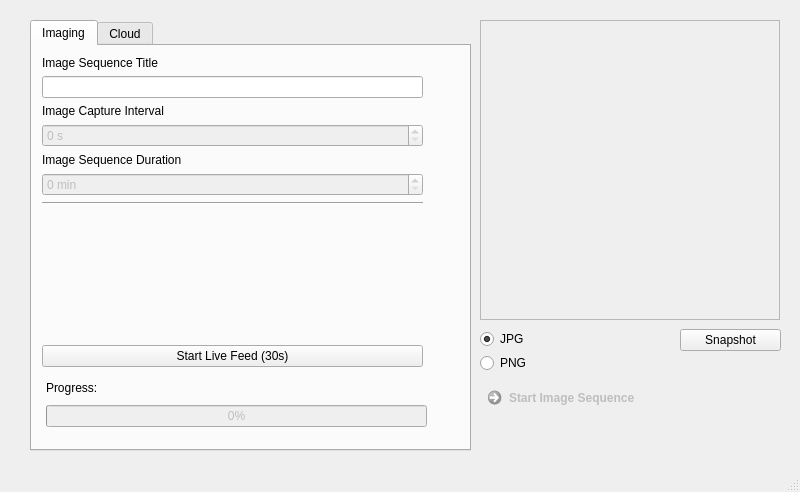
<?xml version="1.0" encoding="UTF-8"?>
<ui version="4.0">
 <class>MainWindow</class>
 <widget class="QMainWindow" name="MainWindow">
  <property name="geometry">
   <rect>
    <x>0</x>
    <y>0</y>
    <width>800</width>
    <height>492</height>
   </rect>
  </property>
  <property name="windowTitle">
   <string>FlashLapse Commad Point</string>
  </property>
  <property name="windowIcon">
   <iconset>
    <normaloff>../_image/icon.png</normaloff>../_image/icon.png</iconset>
  </property>
  <widget class="QWidget" name="centralwidget">
   <widget class="QLabel" name="Image_Frame">
    <property name="geometry">
     <rect>
      <x>480</x>
      <y>20</y>
      <width>300</width>
      <height>300</height>
     </rect>
    </property>
    <property name="frameShape">
     <enum>QFrame::StyledPanel</enum>
    </property>
    <property name="frameShadow">
     <enum>QFrame::Sunken</enum>
    </property>
    <property name="lineWidth">
     <number>5</number>
    </property>
    <property name="text">
     <string/>
    </property>
    <property name="pixmap">
     <pixmap>../_image/background.png</pixmap>
    </property>
    <property name="scaledContents">
     <bool>true</bool>
    </property>
   </widget>
   <widget class="QWidget" name="verticalLayoutWidget">
    <property name="geometry">
     <rect>
      <x>480</x>
      <y>330</y>
      <width>91</width>
      <height>42</height>
     </rect>
    </property>
    <layout class="QVBoxLayout" name="verticalLayout_4">
     <item>
      <widget class="QRadioButton" name="JPG">
       <property name="text">
        <string>JPG</string>
       </property>
       <property name="checked">
        <bool>true</bool>
       </property>
      </widget>
     </item>
     <item>
      <widget class="QRadioButton" name="PNG">
       <property name="text">
        <string>PNG</string>
       </property>
      </widget>
     </item>
    </layout>
   </widget>
   <widget class="QTabWidget" name="Control_Tab">
    <property name="geometry">
     <rect>
      <x>30</x>
      <y>20</y>
      <width>441</width>
      <height>431</height>
     </rect>
    </property>
    <property name="currentIndex">
     <number>0</number>
    </property>
    <widget class="QWidget" name="Imaging">
     <attribute name="title">
      <string>Imaging</string>
     </attribute>
     <widget class="QWidget" name="layoutWidget">
      <property name="geometry">
       <rect>
        <x>10</x>
        <y>10</y>
        <width>381</width>
        <height>311</height>
       </rect>
      </property>
      <layout class="QVBoxLayout" name="verticalLayout_3">
       <item>
        <layout class="QVBoxLayout" name="verticalLayout">
         <item>
          <widget class="QLabel" name="Image_Title">
           <property name="text">
            <string>Image Sequence Title</string>
           </property>
          </widget>
         </item>
         <item>
          <widget class="QLineEdit" name="IST_Editor">
           <property name="enabled">
            <bool>true</bool>
           </property>
          </widget>
         </item>
         <item>
          <widget class="QLabel" name="Image_Interval">
           <property name="text">
            <string>Image Capture Interval</string>
           </property>
          </widget>
         </item>
         <item>
          <widget class="QSpinBox" name="ICI_spinBox">
           <property name="enabled">
            <bool>false</bool>
           </property>
           <property name="suffix">
            <string> s</string>
           </property>
           <property name="maximum">
            <number>9999999</number>
           </property>
          </widget>
         </item>
        </layout>
       </item>
       <item>
        <layout class="QVBoxLayout" name="verticalLayout_2">
         <item>
          <widget class="QLabel" name="Image_Duration">
           <property name="text">
            <string>Image Sequence Duration</string>
           </property>
          </widget>
         </item>
         <item>
          <widget class="QSpinBox" name="ISD_spinBox">
           <property name="enabled">
            <bool>false</bool>
           </property>
           <property name="suffix">
            <string> min</string>
           </property>
           <property name="maximum">
            <number>9999999</number>
           </property>
          </widget>
         </item>
         <item>
          <widget class="Line" name="line">
           <property name="orientation">
            <enum>Qt::Horizontal</enum>
           </property>
          </widget>
         </item>
         <item>
          <spacer name="verticalSpacer">
           <property name="orientation">
            <enum>Qt::Vertical</enum>
           </property>
           <property name="sizeType">
            <enum>QSizePolicy::Expanding</enum>
           </property>
           <property name="sizeHint" stdset="0">
            <size>
             <width>20</width>
             <height>120</height>
            </size>
           </property>
          </spacer>
         </item>
        </layout>
       </item>
       <item>
        <widget class="QPushButton" name="Live_Feed">
         <property name="text">
          <string>Start Live Feed (30s)</string>
         </property>
        </widget>
       </item>
      </layout>
     </widget>
     <widget class="QWidget" name="layoutWidget">
      <property name="geometry">
       <rect>
        <x>14</x>
        <y>330</y>
        <width>381</width>
        <height>51</height>
       </rect>
      </property>
      <layout class="QVBoxLayout" name="verticalLayout_6">
       <item>
        <widget class="QLabel" name="Progress_Label">
         <property name="text">
          <string>Progress:</string>
         </property>
        </widget>
       </item>
       <item>
        <widget class="QProgressBar" name="Progress_Bar">
         <property name="enabled">
          <bool>false</bool>
         </property>
         <property name="value">
          <number>0</number>
         </property>
        </widget>
       </item>
      </layout>
     </widget>
    </widget>
    <widget class="QWidget" name="Cloud">
     <attribute name="title">
      <string>Cloud</string>
     </attribute>
     <widget class="QTabWidget" name="Service_Select">
      <property name="enabled">
       <bool>true</bool>
      </property>
      <property name="geometry">
       <rect>
        <x>10</x>
        <y>10</y>
        <width>401</width>
        <height>271</height>
       </rect>
      </property>
      <property name="currentIndex">
       <number>0</number>
      </property>
      <widget class="QWidget" name="Dropbox">
       <attribute name="title">
        <string>Dropbox</string>
       </attribute>
       <widget class="QLabel" name="label">
        <property name="geometry">
         <rect>
          <x>60</x>
          <y>10</y>
          <width>271</width>
          <height>140</height>
         </rect>
        </property>
        <property name="text">
         <string/>
        </property>
        <property name="pixmap">
         <pixmap>../_image/dropbox_logo.png</pixmap>
        </property>
        <property name="scaledContents">
         <bool>true</bool>
        </property>
       </widget>
       <widget class="QWidget" name="verticalLayoutWidget_2">
        <property name="geometry">
         <rect>
          <x>50</x>
          <y>130</y>
          <width>291</width>
          <height>80</height>
         </rect>
        </property>
        <layout class="QVBoxLayout" name="verticalLayout_9">
         <item>
          <spacer name="verticalSpacer_2">
           <property name="orientation">
            <enum>Qt::Vertical</enum>
           </property>
           <property name="sizeHint" stdset="0">
            <size>
             <width>20</width>
             <height>40</height>
            </size>
           </property>
          </spacer>
         </item>
         <item>
          <widget class="QLabel" name="Dropbox_Email_Prompt">
           <property name="text">
            <string>Please Enter Your Email Adress: </string>
           </property>
          </widget>
         </item>
         <item>
          <widget class="QLineEdit" name="Dropbox_Email"/>
         </item>
         <item>
          <widget class="QPushButton" name="Dropbox_Confirm">
           <property name="enabled">
            <bool>false</bool>
           </property>
           <property name="text">
            <string>Confirm Email</string>
           </property>
          </widget>
         </item>
        </layout>
       </widget>
      </widget>
      <widget class="QWidget" name="CyVerse">
       <attribute name="title">
        <string>CyVerse </string>
       </attribute>
       <widget class="QLabel" name="label_2">
        <property name="geometry">
         <rect>
          <x>60</x>
          <y>50</y>
          <width>281</width>
          <height>61</height>
         </rect>
        </property>
        <property name="text">
         <string/>
        </property>
        <property name="pixmap">
         <pixmap>../_image/cyverse_logo.png</pixmap>
        </property>
        <property name="scaledContents">
         <bool>true</bool>
        </property>
       </widget>
       <widget class="QWidget" name="verticalLayoutWidget_3">
        <property name="geometry">
         <rect>
          <x>50</x>
          <y>130</y>
          <width>291</width>
          <height>80</height>
         </rect>
        </property>
        <layout class="QVBoxLayout" name="verticalLayout_10">
         <item>
          <spacer name="verticalSpacer_3">
           <property name="orientation">
            <enum>Qt::Vertical</enum>
           </property>
           <property name="sizeHint" stdset="0">
            <size>
             <width>20</width>
             <height>40</height>
            </size>
           </property>
          </spacer>
         </item>
         <item>
          <widget class="QLabel" name="CyVerse_Email_Prompt">
           <property name="text">
            <string>Please Enter Your Email Adress:</string>
           </property>
          </widget>
         </item>
         <item>
          <widget class="QLineEdit" name="CyVerse_Email">
           <property name="enabled">
            <bool>false</bool>
           </property>
          </widget>
         </item>
         <item>
          <widget class="QPushButton" name="CyVerse_Confirm">
           <property name="enabled">
            <bool>false</bool>
           </property>
           <property name="text">
            <string>Confirm Email</string>
           </property>
          </widget>
         </item>
        </layout>
       </widget>
      </widget>
     </widget>
     <widget class="QWidget" name="horizontalLayoutWidget">
      <property name="geometry">
       <rect>
        <x>40</x>
        <y>330</y>
        <width>361</width>
        <height>31</height>
       </rect>
      </property>
      <layout class="QHBoxLayout" name="horizontalLayout_6">
       <item>
        <widget class="QRadioButton" name="Frequency_Off">
         <property name="enabled">
          <bool>true</bool>
         </property>
         <property name="text">
          <string>OFF</string>
         </property>
         <property name="checkable">
          <bool>true</bool>
         </property>
         <property name="checked">
          <bool>false</bool>
         </property>
        </widget>
       </item>
       <item>
        <widget class="QRadioButton" name="Frequency_Low">
         <property name="enabled">
          <bool>true</bool>
         </property>
         <property name="text">
          <string>LOW</string>
         </property>
        </widget>
       </item>
       <item>
        <widget class="QRadioButton" name="Frequency_Average">
         <property name="enabled">
          <bool>true</bool>
         </property>
         <property name="text">
          <string>AVERAGE</string>
         </property>
         <property name="checkable">
          <bool>true</bool>
         </property>
         <property name="checked">
          <bool>true</bool>
         </property>
        </widget>
       </item>
       <item>
        <widget class="QRadioButton" name="Frequency_High">
         <property name="enabled">
          <bool>true</bool>
         </property>
         <property name="text">
          <string>HIGH</string>
         </property>
        </widget>
       </item>
      </layout>
     </widget>
     <widget class="QLabel" name="Email_Update_Prompt">
      <property name="geometry">
       <rect>
        <x>40</x>
        <y>310</y>
        <width>311</width>
        <height>20</height>
       </rect>
      </property>
      <property name="text">
       <string>Email Status Update Frequency:</string>
      </property>
     </widget>
    </widget>
   </widget>
   <widget class="QCommandLinkButton" name="Start_Imaging">
    <property name="enabled">
     <bool>false</bool>
    </property>
    <property name="geometry">
     <rect>
      <x>480</x>
      <y>380</y>
      <width>291</width>
      <height>51</height>
     </rect>
    </property>
    <property name="autoFillBackground">
     <bool>false</bool>
    </property>
    <property name="text">
     <string>Start Image Sequence</string>
    </property>
    <property name="icon">
     <iconset>
      <normaloff>../_image/Start-icon.png</normaloff>../_image/Start-icon.png</iconset>
    </property>
    <property name="iconSize">
     <size>
      <width>35</width>
      <height>35</height>
     </size>
    </property>
   </widget>
   <widget class="QWidget" name="verticalLayoutWidget_5">
    <property name="geometry">
     <rect>
      <x>680</x>
      <y>320</y>
      <width>101</width>
      <height>41</height>
     </rect>
    </property>
    <layout class="QVBoxLayout" name="verticalLayout_13">
     <item>
      <widget class="QPushButton" name="Snapshot">
       <property name="enabled">
        <bool>true</bool>
       </property>
       <property name="text">
        <string>Snapshot</string>
       </property>
      </widget>
     </item>
    </layout>
   </widget>
  </widget>
  <widget class="QStatusBar" name="statusBar"/>
  <widget class="QMenuBar" name="menubar">
   <property name="geometry">
    <rect>
     <x>0</x>
     <y>0</y>
     <width>800</width>
     <height>19</height>
    </rect>
   </property>
  </widget>
  <action name="actionOpen_Directory">
   <property name="enabled">
    <bool>false</bool>
   </property>
   <property name="text">
    <string>Open Directory</string>
   </property>
  </action>
  <action name="actionExit">
   <property name="text">
    <string>Exit</string>
   </property>
  </action>
  <action name="actionCreate_Timelapse">
   <property name="text">
    <string>Create Timelapse</string>
   </property>
  </action>
 </widget>
 <resources/>
 <connections/>
</ui>
